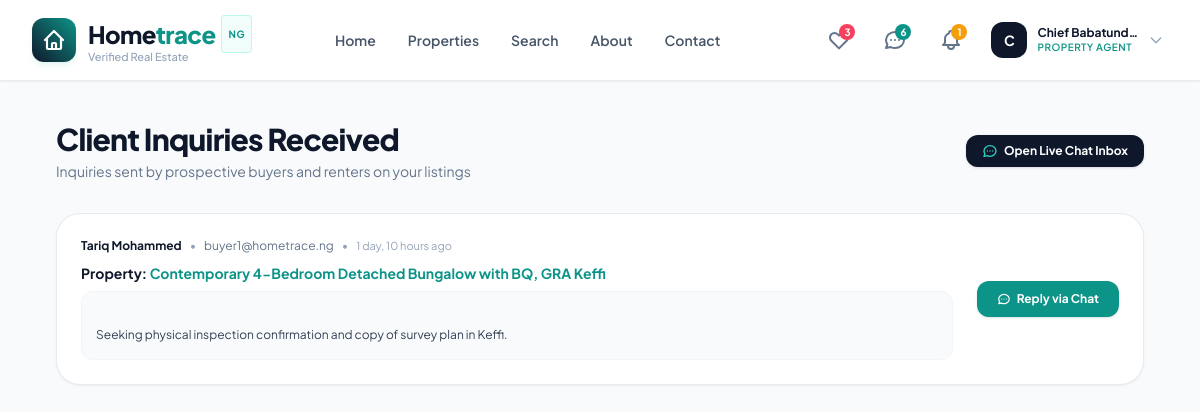
Page /dashboard/agent/enquiries/ (signed in) on the committed database.
### apps/accounts/models.py (models this page shows, shortened)
class User(AbstractBaseUser, PermissionsMixin):
    class Role(models.TextChoices):
        AGENT = 'agent', 'Property Agent'
        BUYER = 'buyer', 'Buyer / Renter'
        ADMIN = 'admin', 'Administrator'
    id = models.UUIDField(primary_key=True, default=uuid.uuid4, editable=False)
    email = models.EmailField(unique=True, max_length=255, db_index=True)
    full_name = models.CharField(max_length=255)
    phone_number = models.CharField(max_length=25, validators=[validate_nigerian_phone], blank=True, null=True)
    role = models.CharField(max_length=20, choices=Role.choices, default=Role.BUYER, db_index=True)
    profile_image = models.ImageField(upload_to='profiles/', blank=True, null=True)
    is_verified = models.BooleanField(default=False, help_text="Email verification status.")
    is_active = models.BooleanField(default=True)
    is_staff = models.BooleanField(default=False)
    date_joined = models.DateTimeField(default=timezone.now)
    updated_at = models.DateTimeField(auto_now=True)
    objects = UserManager()
    USERNAME_FIELD = 'email'
    REQUIRED_FIELDS = ['full_name']
    class Meta:
        verbose_name = 'User'
        verbose_name_plural = 'Users'
        ordering = ['-date_joined']
    @property
    def is_agent(self):
        return self.role == self.Role.AGENT

### apps/messaging/models.py (models this page shows, shortened)
class Enquiry(models.Model):
    STATUS_CHOICES = (
        ('pending', 'Pending Response'),
        ('responded', 'Responded'),
        ('closed', 'Closed'),
    )
    id = models.UUIDField(primary_key=True, default=uuid.uuid4, editable=False)
    buyer = models.ForeignKey(settings.AUTH_USER_MODEL, on_delete=models.CASCADE, related_name='enquiries_sent')
    agent = models.ForeignKey(settings.AUTH_USER_MODEL, on_delete=models.CASCADE, related_name='enquiries_received')
    property = models.ForeignKey(Property, on_delete=models.CASCADE, related_name='enquiries')
    subject = models.CharField(max_length=255, default="Inquiry regarding property")
    message = models.TextField()
    status = models.CharField(max_length=20, choices=STATUS_CHOICES, default='pending')
    created_at = models.DateTimeField(auto_now_add=True)
    class Meta:
        verbose_name = 'Enquiry'
        verbose_name_plural = 'Enquiries'
        ordering = ['-created_at']

### apps/properties/models.py (models this page shows, shortened)
class Property(models.Model):
    class Purpose(models.TextChoices):
        FOR_SALE = 'for_sale', 'For Sale'
        FOR_RENT = 'for_rent', 'For Rent'
    class PropertyType(models.TextChoices):
        RESIDENTIAL = 'residential', 'Residential'
        COMMERCIAL = 'commercial', 'Commercial'
        LAND = 'land', 'Land / Plot'
        INDUSTRIAL = 'industrial', 'Industrial'
    class FurnishedStatus(models.TextChoices):
        UNFURNISHED = 'unfurnished', 'Unfurnished'
        SEMI_FURNISHED = 'semi_furnished', 'Semi-Furnished'
        FULLY_FURNISHED = 'fully_furnished', 'Fully Furnished'
    class PropertyCondition(models.TextChoices):
        BRAND_NEW = 'brand_new', 'Brand New'
        RENOVATED = 'renovated', 'Renovated'
        FAIRLY_USED = 'fairly_used', 'Fairly Used'
    class AvailabilityStatus(models.TextChoices):
        AVAILABLE = 'available', 'Available'
        UNDER_OFFER = 'under_offer', 'Under Offer'
        RENTED = 'rented', 'Rented'
        SOLD = 'sold', 'Sold'
    class ApprovalStatus(models.TextChoices):
        DRAFT = 'draft', 'Draft'
        PENDING = 'pending', 'Pending Approval'
        APPROVED = 'approved', 'Approved'
        REJECTED = 'rejected', 'Rejected'
        ARCHIVED = 'archived', 'Archived'
    class RentalFrequency(models.TextChoices):
        MONTHLY = 'monthly', 'Per Month'
        YEARLY = 'yearly', 'Per Annum (Yearly)'
        DAILY = 'daily', 'Short Let (Per Day)'
    id = models.UUIDField(primary_key=True, default=uuid.uuid4, editable=False)
    agent = models.ForeignKey(settings.AUTH_USER_MODEL, on_delete=models.CASCADE, related_name='properties')
    category = models.ForeignKey(PropertyCategory, on_delete=models.PROTECT, related_name='properties')
    title = models.CharField(max_length=255)
    slug = models.SlugField(max_length=280, unique=True, blank=True)
    description = models.TextField()
    listing_purpose = models.CharField(max_length=20, choices=Purpose.choices, default=Purpose.FOR_RENT)
    property_type = models.CharField(max_length=20, choices=PropertyType.choices, default=PropertyType.RESIDENTIAL)
    state = models.CharField(max_length=100, db_index=True)
    lga = models.CharField(max_length=100, blank=True, default="")
    city = models.CharField(max_length=100, db_index=True)
    neighbourhood = models.CharField(max_length=150, db_index=True)
    street_address = models.CharField(max_length=255, blank=True, default="")
    latitude = models.DecimalField(max_digits=9, decimal_places=6, null=True, blank=True)
    longitude = models.DecimalField(max_digits=9, decimal_places=6, null=True, blank=True)
    price = models.DecimalField(max_digits=14, decimal_places=2, db_index=True)
    currency = models.CharField(max_length=10, default="NGN")
    rental_frequency = models.CharField(max_length=20, choices=RentalFrequency.choices, blank=True, null=True)
    is_negotiable = models.BooleanField(default=False)
    bedrooms = models.PositiveIntegerField(default=1)
    bathrooms = models.PositiveIntegerField(default=1)
    toilets = models.PositiveIntegerField(default=1)
    parking_spaces = models.PositiveIntegerField(default=1)
    property_size = models.DecimalField(max_digits=10, decimal_places=2, null=True, blank=True, help_text="Size in square meters (sqm)")
    furnished_status = models.CharField(max_length=20, choices=FurnishedStatus.choices, default=FurnishedStatus.UNFURNISHED)
    property_condition = models.CharField(max_length=20, choices=PropertyCondition.choices, default=PropertyCondition.BRAND_NEW)
    amenities = models.ManyToManyField(Amenity, blank=True, related_name='properties')
    featured_image = models.ImageField(upload_to='properties/', blank=True, null=True)
    is_featured = models.BooleanField(default=False, help_text="Show in homepage featured spotlight.")
    availability_status = models.CharField(max_length=20, choices=AvailabilityStatus.choices, default=AvailabilityStatus.AVAILABLE, db_index=True)
    approval_status = models.CharField(max_length=20, choices=ApprovalStatus.choices, default=ApprovalStatus.PENDING, db_index=True)
    rejection_reason = models.TextField(blank=True, default="")
    view_count = models.PositiveIntegerField(default=0)
    created_at = models.DateTimeField(auto_now_add=True)
    updated_at = models.DateTimeField(auto_now=True)
    published_at = models.DateTimeField(null=True, blank=True)
    class Meta:
        verbose_name = 'Property'
        verbose_name_plural = 'Properties'
        ordering = ['-created_at']
        indexes = [
            models.Index(fields=['approval_status', 'availability_status']),
            models.Index(fields=['state', 'city', 'neighbourhood']),
            models.Index(fields=['listing_purpose', 'price']),
        ]

### apps/dashboard/views.py (the view)
# urls.py: path('agent/enquiries/', views.agent_enquiries_view, name='agent_enquiries'),
@login_required
@agent_required
def agent_enquiries_view(request):
    enquiries = Enquiry.objects.filter(agent=request.user).select_related('buyer', 'property').order_by('-created_at')
    return render(request, 'dashboard/agent/enquiries.html', {'enquiries': enquiries})

### templates/dashboard/agent/enquiries.html (shortened to what this page needs)
{% extends 'base.html' %}
{% load static %}
{% block content %}
<div class="py-10 bg-slate-50 min-h-screen">
  <div class="max-w-6xl mx-auto px-4 sm:px-6 lg:px-8">
    <div class="mb-8 flex items-center justify-between">
      <div>
        <h1 class="text-2xl sm:text-3xl font-extrabold text-slate-900 tracking-tight">Client Inquiries Received</h1>
        <p class="text-xs sm:text-sm text-slate-500 mt-1">Inquiries sent by prospective buyers and renters on your listings</p>
      </div>
      <div>
        <a href="{% url 'inbox' %}" class="inline-flex items-center space-x-1.5 text-xs font-bold px-4 py-2 rounded-xl bg-slate-900 text-white hover:bg-slate-800 shadow transition-colors">
          <span>Open Live Chat Inbox</span>
        </a>
      </div>
    </div>
    <div class="space-y-4">
      {% for enq in enquiries %}
        <div class="bg-white p-6 rounded-3xl border border-slate-200/80 shadow-sm flex flex-col md:flex-row items-start md:items-center justify-between gap-6">
          <div class="space-y-2 flex-1">
            <div class="flex items-center space-x-2">
              <span class="text-xs font-bold text-slate-900">{{ enq.buyer.full_name }}</span>
              <span class="text-slate-400 text-xs">&bull;</span>
              <span class="text-xs text-slate-500">{{ enq.buyer.email }}</span>
              <span class="text-slate-400 text-xs">&bull;</span>
              <span class="text-[11px] text-slate-400">{{ enq.created_at|timesince }} ago</span>
            </div>
            <h3 class="text-sm font-bold text-brand-navy">
              Property: <a href="{% url 'property_detail' slug=enq.property.slug %}" class="text-brand-teal hover:underline">{{ enq.property.title }}</a>
            </h3>
            <p class="text-xs text-slate-700 bg-slate-50 p-3.5 rounded-xl border border-slate-100 whitespace-pre-line leading-relaxed">
              {{ enq.message }}
            </p>
          </div>
          <div class="flex items-center space-x-3 flex-shrink-0">
            <a href="{% url 'inbox' %}" class="px-5 py-2.5 rounded-xl bg-brand-teal hover:bg-teal-700 text-white font-bold text-xs shadow transition-colors flex items-center space-x-1.5">
              <svg class="w-3.5 h-3.5" fill="none" stroke="currentColor" viewBox="0 0 24 24"><path stroke-linecap="round" stroke-linejoin="round" stroke-width="2" d="M8 12h.01M12 12h.01M16 12h.01M21 12c0 4.418-4.03 8-9 8a9.863 9.863 0 01-4.255-.949L3 20l1.395-3.72C3.512 15.042 3 13.574 3 12c0-4.418 4.03-8 9-8s9 3.582 9 8z"/></svg>
              <span>Reply via Chat</span>
            </a>
          </div>
        </div>
      {% empty %}
        <div class="py-16 text-center bg-white rounded-3xl border border-slate-200">
          <p class="text-xs text-slate-400">No client inquiries received yet.</p>
        </div>
      {% endfor %}
    </div>
  </div>
</div>
{% endblock %}

### templates/components/navbar.html (shortened to what this page needs)
{% load static %}
<header class="sticky top-0 z-40 w-full glass-header shadow-sm transition-all duration-200">
  <div class="max-w-7xl mx-auto px-4 sm:px-6 lg:px-8">
    <div class="flex items-center justify-between h-20">
      <a href="{% url 'home' %}" class="flex items-center space-x-3 group">
        <div class="w-11 h-11 rounded-xl bg-gradient-to-tr from-brand-navy to-brand-teal flex items-center justify-center text-white shadow-md shadow-teal-500/10 group-hover:scale-105 transition-transform duration-200">
          <svg class="w-6 h-6" fill="none" stroke="currentColor" viewBox="0 0 24 24"><path stroke-linecap="round" stroke-linejoin="round" stroke-width="2.2" d="M3 12l2-2m0 0l7-7 7 7M5 10v10a1 1 0 001 1h3m10-11l2 2m-2-2v10a1 1 0 01-1 1h-3m-6 0a1 1 0 001-1v-4a1 1 0 011-1h2a1 1 0 011 1v4a1 1 0 001 1m-6 0h6"/></svg>
        </div>
        <div>
          <span class="text-2xl font-extrabold tracking-tight text-brand-navy flex items-center">
            Home<span class="text-brand-teal">trace</span>
            <span class="ml-1.5 px-1.5 py-0.5 text-[10px] uppercase font-bold tracking-wider rounded bg-teal-50 text-brand-teal border border-teal-200/60 hidden sm:inline-block">NG</span>
          </span>
          <span class="text-[11px] text-slate-400 block -mt-1 font-medium hidden sm:block">Verified Real Estate</span>
        </div>
      </a>
      <nav class="hidden md:flex items-center space-x-8">
        <a href="{% url 'home' %}" class="text-sm font-semibold transition-colors duration-150 {% if request.resolver_match.url_name == 'home' %}text-brand-teal{% else %}text-slate-600 hover:text-brand-navy{% endif %}">Home</a>
        <a href="{% url 'property_list' %}" class="text-sm font-semibold transition-colors duration-150 {% if request.resolver_match.url_name == 'property_list' %}text-brand-teal{% else %}text-slate-600 hover:text-brand-navy{% endif %}">Properties</a>
        <a href="{% url 'search' %}" class="text-sm font-semibold transition-colors duration-150 {% if request.resolver_match.url_name == 'search' %}text-brand-teal{% else %}text-slate-600 hover:text-brand-navy{% endif %}">Search</a>
        <a href="{% url 'about' %}" class="text-sm font-semibold transition-colors duration-150 {% if request.resolver_match.url_name == 'about' %}text-brand-teal{% else %}text-slate-600 hover:text-brand-navy{% endif %}">About</a>
        <a href="{% url 'contact' %}" class="text-sm font-semibold transition-colors duration-150 {% if request.resolver_match.url_name == 'contact' %}text-brand-teal{% else %}text-slate-600 hover:text-brand-navy{% endif %}">Contact</a>
      </nav>
      <div class="flex items-center space-x-3 sm:space-x-4">
        {% if user.is_authenticated %}
          <a href="{% url 'favorites_list' %}" class="relative p-2 rounded-xl text-slate-500 hover:text-rose-500 hover:bg-slate-100 transition-colors duration-150" title="Saved Properties">
            <svg class="w-6 h-6" fill="none" stroke="currentColor" viewBox="0 0 24 24"><path stroke-linecap="round" stroke-linejoin="round" stroke-width="2" d="M4.318 6.318a4.5 4.5 0 000 6.364L12 20.364l7.682-7.682a4.5 4.5 0 00-6.364-6.364L12 7.636l-1.318-1.318a4.5 4.5 0 00-6.364 0z"/></svg>
            <span class="favorites-count-badge absolute top-1 right-1 bg-rose-500 text-white rounded-full w-4 h-4 flex items-center justify-center text-[10px] font-bold {% if user_favorites_count == 0 %}hidden{% endif %}">
              {{ user_favorites_count }}
            </span>
          </a>
          <a href="{% url 'inbox' %}" class="relative p-2 rounded-xl text-slate-500 hover:text-brand-teal hover:bg-slate-100 transition-colors duration-150" title="Messages">
            <svg class="w-6 h-6" fill="none" stroke="currentColor" viewBox="0 0 24 24"><path stroke-linecap="round" stroke-linejoin="round" stroke-width="2" d="M8 12h.01M12 12h.01M16 12h.01M21 12c0 4.418-4.03 8-9 8a9.863 9.863 0 01-4.255-.949L3 20l1.395-3.72C3.512 15.042 3 13.574 3 12c0-4.418 4.03-8 9-8s9 3.582 9 8z"/></svg>
            {% if unread_messages_count > 0 %}
            <span class="absolute top-1 right-1 bg-brand-teal text-white rounded-full w-4 h-4 flex items-center justify-center text-[10px] font-bold">
              {{ unread_messages_count }}
            </span>
            {% endif %}
          </a>
          <a href="{% url 'notification_list' %}" class="relative p-2 rounded-xl text-slate-500 hover:text-brand-teal hover:bg-slate-100 transition-colors duration-150" title="Notifications">
            {% if unread_notifications_count > 0 %}
            <span class="absolute top-1 right-1 bg-amber-500 text-white rounded-full w-4 h-4 flex items-center justify-center text-[10px] font-bold">
              {{ unread_notifications_count }}
            </span>
            {% endif %}
          </a>
          <div class="relative">
            <button id="user-menu-btn" class="flex items-center space-x-2.5 p-1 rounded-xl hover:bg-slate-100 transition-colors focus:outline-none">
              {% if user.profile_image %}
                <img src="{{ user.profile_image.url }}" alt="{{ user.full_name }}" class="w-9 h-9 rounded-xl object-cover border border-slate-200">
              {% else %}
                <div class="w-9 h-9 rounded-xl bg-slate-900 text-white font-bold text-sm flex items-center justify-center">
                  {{ user.full_name|slice:":1" }}
                </div>
              {% endif %}
              <div class="text-left hidden lg:block">
                <span class="text-xs font-bold text-slate-900 block leading-tight">{{ user.full_name|truncatechars:15 }}</span>
                <span class="text-[10px] uppercase font-semibold tracking-wider text-brand-teal block">{{ user.get_role_display }}</span>
              </div>
              <svg class="w-4 h-4 text-slate-400 hidden lg:block" fill="none" stroke="currentColor" viewBox="0 0 24 24"><path stroke-linecap="round" stroke-linejoin="round" stroke-width="2" d="M19 9l-7 7-7-7"/></svg>
            </button>
          </div>
        {% endif %}
      </div>
    </div>
  </div>
</header>

### rows in the picture
User: full_name "C", full_name "Chief Babatund…", role "PROPERTY AGENT"
Enquiry: buyer.full_name "Tariq Mohammed", buyer.email "buyer1@hometrace.ng", created_at "1 day, 10 hours", property "Contemporary 4-Bedroom Detached Bungalow with BQ, GRA Keffi", message "Seeking physical inspection confirmation and copy of survey plan in Keffi."

### other values in the picture
{{ user_favorites_count }} "3"
{{ unread_messages_count }} "6"
{{ unread_notifications_count }} "1"
